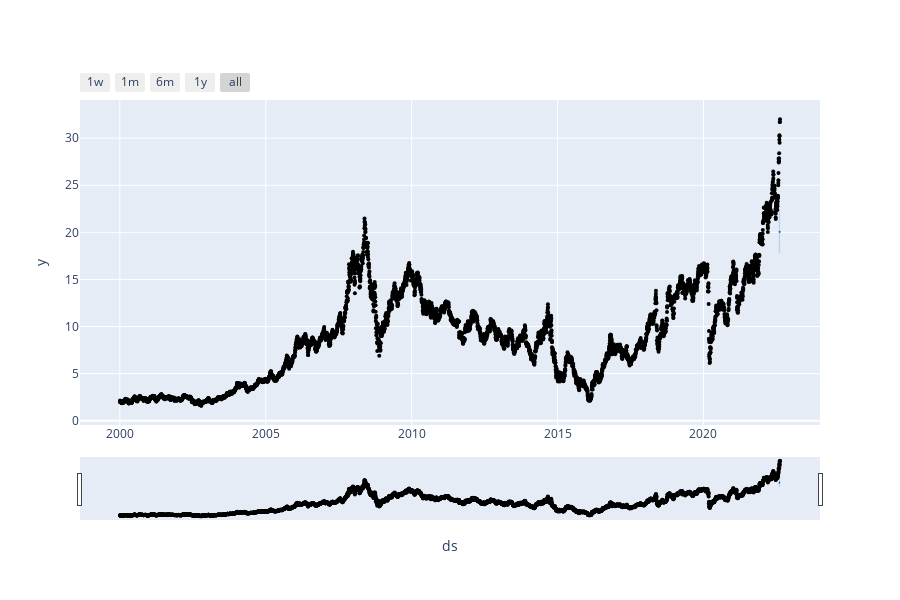

Source (notebook cell):
### Code cell
plot_plotly(modelo,previsao)

### Figure 1 — Plotly figure (JSON) as saved in the notebook; plotly's stock layout.template omitted (floating-point values rounded to 4 significant figures; data arrays with more than 128 entries replaced by an {"elided": "..."} marker saying what was removed)
{"data": [{"marker": {"color": "black", "size": 4}, "mode": "markers", "name": "Actual", "type": "scatter", "x": {"elided": "5685 str values"}, "y": {"elided": "5685 float values"}}, {"hoverinfo": "skip", "line": {"width": 0}, "mode": "lines", "type": "scatter", "x": ["2022-08-01T00:00:00", "2022-08-02T00:00:00", "2022-08-03T00:00:00", "2022-08-04T00:00:00", "2022-08-05T00:00:00", "2022-08-06T00:00:00", "2022-08-07T00:00:00", "2022-08-08T00:00:00", "2022-08-09T00:00:00", "2022-08-10T00:00:00", "2022-08-11T00:00:00", "2022-08-12T00:00:00", "2022-08-13T00:00:00", "2022-08-14T00:00:00", "2022-08-15T00:00:00", "2022-08-16T00:00:00", "2022-08-17T00:00:00"], "y": [17.61, 17.89, 17.87, 17.83, 17.82, 17.79, 17.89, 17.73, 17.91, 17.97, 17.61, 17.78, 17.81, 17.74, 17.68, 17.76, 17.78]}, {"fill": "tonexty", "fillcolor": "rgba(0, 114, 178, 0.2)", "line": {"color": "#0072B2", "width": 2}, "mode": "lines", "name": "Predicted", "type": "scatter", "x": ["2022-08-01T00:00:00", "2022-08-02T00:00:00", "2022-08-03T00:00:00", "2022-08-04T00:00:00", "2022-08-05T00:00:00", "2022-08-06T00:00:00", "2022-08-07T00:00:00", "2022-08-08T00:00:00", "2022-08-09T00:00:00", "2022-08-10T00:00:00", "2022-08-11T00:00:00", "2022-08-12T00:00:00", "2022-08-13T00:00:00", "2022-08-14T00:00:00", "2022-08-15T00:00:00", "2022-08-16T00:00:00", "2022-08-17T00:00:00"], "y": [20.05, 20.06, 20.08, 20.08, 20.07, 20.05, 20.05, 20.08, 20.07, 20.07, 20.06, 20.03, 20.0, 19.98, 20.0, 19.98, 19.97]}, {"fill": "tonexty", "fillcolor": "rgba(0, 114, 178, 0.2)", "hoverinfo": "skip", "line": {"width": 0}, "mode": "lines", "type": "scatter", "x": ["2022-08-01T00:00:00", "2022-08-02T00:00:00", "2022-08-03T00:00:00", "2022-08-04T00:00:00", "2022-08-05T00:00:00", "2022-08-06T00:00:00", "2022-08-07T00:00:00", "2022-08-08T00:00:00", "2022-08-09T00:00:00", "2022-08-10T00:00:00", "2022-08-11T00:00:00", "2022-08-12T00:00:00", "2022-08-13T00:00:00", "2022-08-14T00:00:00", "2022-08-15T00:00:00", "2022-08-16T00:00:00", "2022-08-17T00:00:00"], "y": [22.12, 22.53, 22.36, 22.27, 22.17, 22.25, 22.3, 22.3, 22.18, 22.36, 22.23, 22.28, 22.11, 22.02, 22.31, 22.21, 22.29]}], "layout": {"height": 600, "showlegend": false, "width": 900, "xaxis": {"rangeselector": {"buttons": [{"count": 7, "label": "1w", "step": "day", "stepmode": "backward"}, {"count": 1, "label": "1m", "step": "month", "stepmode": "backward"}, {"count": 6, "label": "6m", "step": "month", "stepmode": "backward"}, {"count": 1, "label": "1y", "step": "year", "stepmode": "backward"}, {"step": "all"}]}, "rangeslider": {"visible": true}, "title": {"text": "ds"}, "type": "date"}, "yaxis": {"title": {"text": "y"}}}}
